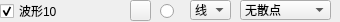
                   <widget class="QWidget" name="widget_10" native="true">
                    <property name="minimumSize">
                     <size>
                      <width>0</width>
                      <height>22</height>
                     </size>
                    </property>
                    <property name="maximumSize">
                     <size>
                      <width>16777215</width>
                      <height>22</height>
                     </size>
                    </property>
                    <widget class="QRadioButton" name="rdoBoldCurve10">
                     <property name="geometry">
                      <rect>
                       <x>160</x>
                       <y>3</y>
                       <width>16</width>
                       <height>16</height>
                      </rect>
                     </property>
                     <property name="text">
                      <string/>
                     </property>
                     <property name="checked">
                      <bool>false</bool>
                     </property>
                    </widget>
                    <widget class="QCheckBox" name="chkVisibleCurve10">
                     <property name="geometry">
                      <rect>
                       <x>0</x>
                       <y>3</y>
                       <width>130</width>
                       <height>16</height>
                      </rect>
                     </property>
                     <property name="text">
                      <string>波形10</string>
                     </property>
                     <property name="checked">
                      <bool>true</bool>
                     </property>
                    </widget>
                    <widget class="QPushButton" name="btnColourCurve10">
                     <property name="geometry">
                      <rect>
                       <x>130</x>
                       <y>0</y>
                       <width>21</width>
                       <height>21</height>
                      </rect>
                     </property>
                     <property name="text">
                      <string/>
                     </property>
                    </widget>
                    <widget class="QComboBox" name="cmbLineStyle10">
                     <property name="geometry">
                      <rect>
                       <x>190</x>
                       <y>0</y>
                       <width>41</width>
                       <height>20</height>
                      </rect>
                     </property>
                     <property name="currentIndex">
                      <number>1</number>
                     </property>
                     <item>
                      <property name="text">
                       <string>点</string>
                      </property>
                     </item>
                     <item>
                      <property name="text">
                       <string>线</string>
                      </property>
                     </item>
                     <item>
                      <property name="text">
                       <string>左</string>
                      </property>
                     </item>
                     <item>
                      <property name="text">
                       <string>右</string>
                      </property>
                     </item>
                     <item>
                      <property name="text">
                       <string>中</string>
                      </property>
                     </item>
                     <item>
                      <property name="text">
                       <string>积</string>
                      </property>
                     </item>
                    </widget>
                    <widget class="QComboBox" name="cmbScatterStyle10">
                     <property name="geometry">
                      <rect>
                       <x>240</x>
                       <y>0</y>
                       <width>91</width>
                       <height>20</height>
                      </rect>
                     </property>
                     <property name="focusPolicy">
                      <enum>Qt::WheelFocus</enum>
                     </property>
                     <property name="maxVisibleItems">
                      <number>20</number>
                     </property>
                     <item>
                      <property name="text">
                       <string>无散点</string>
                      </property>
                      <property name="icon">
                       <iconset resource="res.qrc">
                        <normaloff>:/pic/ssNone.png</normaloff>:/pic/ssNone.png</iconset>
                      </property>
                     </item>
                     <item>
                      <property name="text">
                       <string>x形</string>
                      </property>
                      <property name="icon">
                       <iconset resource="res.qrc">
                        <normaloff>:/pic/ssCross.png</normaloff>:/pic/ssCross.png</iconset>
                      </property>
                     </item>
                     <item>
                      <property name="text">
                       <string>+形</string>
                      </property>
                      <property name="icon">
                       <iconset resource="res.qrc">
                        <normaloff>:/pic/ssPlus.png</normaloff>:/pic/ssPlus.png</iconset>
                      </property>
                     </item>
                     <item>
                      <property name="text">
                       <string>空心圆</string>
                      </property>
                      <property name="icon">
                       <iconset resource="res.qrc">
                        <normaloff>:/pic/ssCircle.png</normaloff>:/pic/ssCircle.png</iconset>
                      </property>
                     </item>
                     <item>
                      <property name="text">
                       <string>实心圆</string>
                      </property>
                      <property name="icon">
                       <iconset resource="res.qrc">
                        <normaloff>:/pic/ssDisc.png</normaloff>:/pic/ssDisc.png</iconset>
                      </property>
                     </item>
                     <item>
                      <property name="text">
                       <string>矩形</string>
                      </property>
                      <property name="icon">
                       <iconset resource="res.qrc">
                        <normaloff>:/pic/ssSquare.png</normaloff>:/pic/ssSquare.png</iconset>
                      </property>
                     </item>
                     <item>
                      <property name="text">
                       <string>菱形</string>
                      </property>
                      <property name="icon">
                       <iconset resource="res.qrc">
                        <normaloff>:/pic/ssDiamond.png</normaloff>:/pic/ssDiamond.png</iconset>
                      </property>
                     </item>
                     <item>
                      <property name="text">
                       <string>星形</string>
                      </property>
                      <property name="icon">
                       <iconset resource="res.qrc">
                        <normaloff>:/pic/ssStar.png</normaloff>:/pic/ssStar.png</iconset>
                      </property>
                     </item>
                     <item>
                      <property name="text">
                       <string>正三角</string>
                      </property>
                      <property name="icon">
                       <iconset resource="res.qrc">
                        <normaloff>:/pic/ssTriangle.png</normaloff>:/pic/ssTriangle.png</iconset>
                      </property>
                     </item>
                     <item>
                      <property name="text">
                       <string>倒三角</string>
                      </property>
                      <property name="icon">
                       <iconset resource="res.qrc">
                        <normaloff>:/pic/ssTriangleInverted.png</normaloff>:/pic/ssTriangleInverted.png</iconset>
                      </property>
                     </item>
                     <item>
                      <property name="text">
                       <string>x框</string>
                      </property>
                      <property name="icon">
                       <iconset resource="res.qrc">
                        <normaloff>:/pic/ssCrossSquare.png</normaloff>:/pic/ssCrossSquare.png</iconset>
                      </property>
                     </item>
                     <item>
                      <property name="text">
                       <string>+框</string>
                      </property>
                      <property name="icon">
                       <iconset resource="res.qrc">
                        <normaloff>:/pic/ssPlusSquare.png</normaloff>:/pic/ssPlusSquare.png</iconset>
                      </property>
                     </item>
                     <item>
                      <property name="text">
                       <string>x圆</string>
                      </property>
                      <property name="icon">
                       <iconset resource="res.qrc">
                        <normaloff>:/pic/ssCrossCircle.png</normaloff>:/pic/ssCrossCircle.png</iconset>
                      </property>
                     </item>
                     <item>
                      <property name="text">
                       <string>+圆</string>
                      </property>
                      <property name="icon">
                       <iconset resource="res.qrc">
                        <normaloff>:/pic/ssPlusCircle.png</normaloff>:/pic/ssPlusCircle.png</iconset>
                      </property>
                     </item>
                     <item>
                      <property name="text">
                       <string>和平</string>
                      </property>
                      <property name="icon">
                       <iconset resource="res.qrc">
                        <normaloff>:/pic/ssPeace.png</normaloff>:/pic/ssPeace.png</iconset>
                      </property>
                     </item>
                    </widget>
                   </widget>
